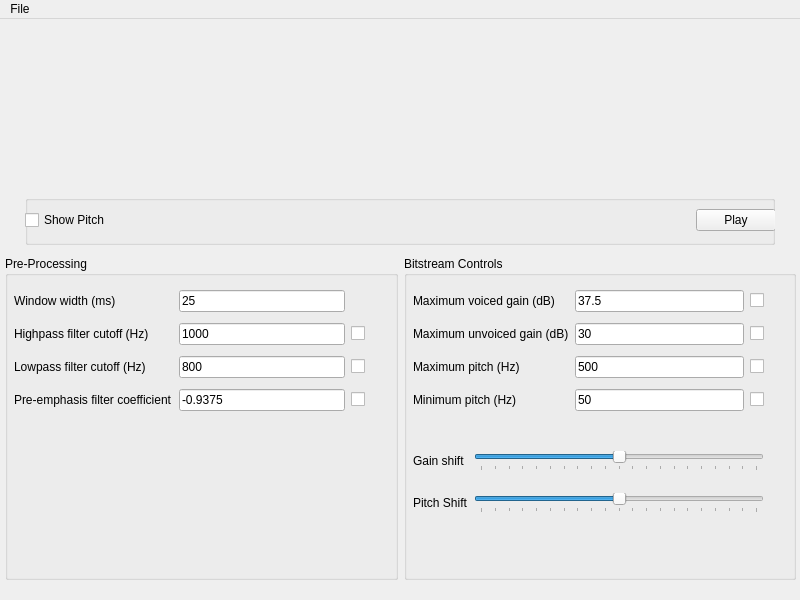
<?xml version="1.0" encoding="UTF-8"?>
<ui version="4.0">
 <class>MainWindow</class>
 <widget class="QMainWindow" name="MainWindow">
  <property name="geometry">
   <rect>
    <x>0</x>
    <y>0</y>
    <width>800</width>
    <height>600</height>
   </rect>
  </property>
  <property name="minimumSize">
   <size>
    <width>800</width>
    <height>600</height>
   </size>
  </property>
  <property name="maximumSize">
   <size>
    <width>800</width>
    <height>600</height>
   </size>
  </property>
  <property name="windowTitle">
   <string>MainWindow</string>
  </property>
  <widget class="QWidget" name="centralwidget">
   <widget class="QWidget" name="verticalLayoutWidget">
    <property name="geometry">
     <rect>
      <x>0</x>
      <y>0</y>
      <width>801</width>
      <height>571</height>
     </rect>
    </property>
    <layout class="QVBoxLayout" name="mainLayout">
     <item>
      <spacer name="verticalSpacer_4">
       <property name="orientation">
        <enum>Qt::Vertical</enum>
       </property>
       <property name="sizeType">
        <enum>QSizePolicy::Fixed</enum>
       </property>
       <property name="sizeHint" stdset="0">
        <size>
         <width>20</width>
         <height>10</height>
        </size>
       </property>
      </spacer>
     </item>
     <item>
      <layout class="QGridLayout" name="audioWaveformLayout">
       <item row="1" column="0">
        <widget class="QWidget" name="audioWaveform" native="true">
         <property name="sizePolicy">
          <sizepolicy hsizetype="Fixed" vsizetype="Fixed">
           <horstretch>0</horstretch>
           <verstretch>0</verstretch>
          </sizepolicy>
         </property>
         <property name="minimumSize">
          <size>
           <width>750</width>
           <height>150</height>
          </size>
         </property>
         <property name="maximumSize">
          <size>
           <width>750</width>
           <height>150</height>
          </size>
         </property>
         <property name="baseSize">
          <size>
           <width>750</width>
           <height>150</height>
          </size>
         </property>
        </widget>
       </item>
       <item row="2" column="0">
        <widget class="QGroupBox" name="AudioControlGroupBox">
         <property name="maximumSize">
          <size>
           <width>16777215</width>
           <height>50</height>
          </size>
         </property>
         <property name="title">
          <string/>
         </property>
         <property name="alignment">
          <set>Qt::AlignCenter</set>
         </property>
         <property name="flat">
          <bool>true</bool>
         </property>
         <widget class="QWidget" name="horizontalLayoutWidget">
          <property name="geometry">
           <rect>
            <x>0</x>
            <y>0</y>
            <width>751</width>
            <height>51</height>
           </rect>
          </property>
          <layout class="QHBoxLayout" name="audioControlLayout">
           <item>
            <widget class="QCheckBox" name="showPitchEnable">
             <property name="text">
              <string>Show Pitch</string>
             </property>
            </widget>
           </item>
           <item>
            <spacer name="horizontalSpacer_3">
             <property name="orientation">
              <enum>Qt::Horizontal</enum>
             </property>
             <property name="sizeHint" stdset="0">
              <size>
               <width>40</width>
               <height>20</height>
              </size>
             </property>
            </spacer>
           </item>
           <item>
            <widget class="QPushButton" name="playAudioButton">
             <property name="text">
              <string>Play</string>
             </property>
            </widget>
           </item>
          </layout>
         </widget>
        </widget>
       </item>
       <item row="0" column="0">
        <spacer name="verticalSpacer">
         <property name="orientation">
          <enum>Qt::Vertical</enum>
         </property>
         <property name="sizeType">
          <enum>QSizePolicy::Fixed</enum>
         </property>
         <property name="sizeHint" stdset="0">
          <size>
           <width>20</width>
           <height>10</height>
          </size>
         </property>
        </spacer>
       </item>
      </layout>
     </item>
     <item>
      <spacer name="verticalSpacer_3">
       <property name="orientation">
        <enum>Qt::Vertical</enum>
       </property>
       <property name="sizeType">
        <enum>QSizePolicy::Fixed</enum>
       </property>
       <property name="sizeHint" stdset="0">
        <size>
         <width>20</width>
         <height>5</height>
        </size>
       </property>
      </spacer>
     </item>
     <item>
      <layout class="QHBoxLayout" name="controlPanelLayout">
       <item>
        <spacer name="horizontalSpacer">
         <property name="orientation">
          <enum>Qt::Horizontal</enum>
         </property>
         <property name="sizeType">
          <enum>QSizePolicy::Maximum</enum>
         </property>
         <property name="sizeHint" stdset="0">
          <size>
           <width>5</width>
           <height>20</height>
          </size>
         </property>
        </spacer>
       </item>
       <item>
        <widget class="QGroupBox" name="preProcGroupBox">
         <property name="title">
          <string>Pre-Processing</string>
         </property>
         <widget class="QWidget" name="gridLayoutWidget">
          <property name="geometry">
           <rect>
            <x>9</x>
            <y>29</y>
            <width>351</width>
            <height>131</height>
           </rect>
          </property>
          <layout class="QGridLayout" name="preProcGrid">
           <item row="0" column="0">
            <widget class="QLabel" name="windowWidthLabel">
             <property name="text">
              <string>Window width (ms)</string>
             </property>
            </widget>
           </item>
           <item row="2" column="2">
            <widget class="QCheckBox" name="lpfEnable">
             <property name="text">
              <string/>
             </property>
            </widget>
           </item>
           <item row="1" column="2">
            <widget class="QCheckBox" name="hpfEnable">
             <property name="text">
              <string/>
             </property>
            </widget>
           </item>
           <item row="1" column="0">
            <widget class="QLabel" name="hpfLabel">
             <property name="text">
              <string>Highpass filter cutoff (Hz)</string>
             </property>
            </widget>
           </item>
           <item row="2" column="0">
            <widget class="QLabel" name="lpfLabel">
             <property name="text">
              <string>Lowpass filter cutoff (Hz)</string>
             </property>
            </widget>
           </item>
           <item row="0" column="1">
            <widget class="QLineEdit" name="windowWidthLine">
             <property name="text">
              <string>25</string>
             </property>
             <property name="clearButtonEnabled">
              <bool>false</bool>
             </property>
            </widget>
           </item>
           <item row="1" column="1">
            <widget class="QLineEdit" name="hpfLine">
             <property name="text">
              <string>1000</string>
             </property>
            </widget>
           </item>
           <item row="2" column="1">
            <widget class="QLineEdit" name="lpfLine">
             <property name="text">
              <string>800</string>
             </property>
            </widget>
           </item>
           <item row="3" column="0">
            <widget class="QLabel" name="preEmphLabel">
             <property name="text">
              <string>Pre-emphasis filter coefficient</string>
             </property>
            </widget>
           </item>
           <item row="3" column="1">
            <widget class="QLineEdit" name="preEmphLine">
             <property name="text">
              <string>-0.9375</string>
             </property>
            </widget>
           </item>
           <item row="3" column="2">
            <widget class="QCheckBox" name="preEmphEnable">
             <property name="text">
              <string/>
             </property>
            </widget>
           </item>
          </layout>
         </widget>
        </widget>
       </item>
       <item>
        <widget class="QGroupBox" name="bitstreamCtrlGroupBox">
         <property name="title">
          <string>Bitstream Controls</string>
         </property>
         <widget class="QWidget" name="gridLayoutWidget_2">
          <property name="geometry">
           <rect>
            <x>9</x>
            <y>29</y>
            <width>351</width>
            <height>131</height>
           </rect>
          </property>
          <layout class="QGridLayout" name="bitstreamCtrlGrid">
           <item row="0" column="1">
            <widget class="QLineEdit" name="maxVoicedGainLine">
             <property name="text">
              <string>37.5</string>
             </property>
            </widget>
           </item>
           <item row="1" column="1">
            <widget class="QLineEdit" name="maxUnvoicedGainLine">
             <property name="text">
              <string>30</string>
             </property>
            </widget>
           </item>
           <item row="2" column="1">
            <widget class="QLineEdit" name="maxPitchLine">
             <property name="text">
              <string>500</string>
             </property>
            </widget>
           </item>
           <item row="1" column="0">
            <widget class="QLabel" name="maxUnvoicedGainLabel">
             <property name="text">
              <string>Maximum unvoiced gain (dB)</string>
             </property>
            </widget>
           </item>
           <item row="0" column="2">
            <widget class="QCheckBox" name="maxVoicedGainEnable">
             <property name="text">
              <string/>
             </property>
            </widget>
           </item>
           <item row="3" column="2">
            <widget class="QCheckBox" name="minPitchEnable">
             <property name="text">
              <string/>
             </property>
            </widget>
           </item>
           <item row="3" column="0">
            <widget class="QLabel" name="minPitchLabel">
             <property name="text">
              <string>Minimum pitch (Hz)</string>
             </property>
            </widget>
           </item>
           <item row="1" column="2">
            <widget class="QCheckBox" name="maxUnvoicedGainEnable">
             <property name="text">
              <string/>
             </property>
            </widget>
           </item>
           <item row="3" column="1">
            <widget class="QLineEdit" name="minPitchLine">
             <property name="text">
              <string>50</string>
             </property>
            </widget>
           </item>
           <item row="0" column="0">
            <widget class="QLabel" name="maxVoicedGainLabel">
             <property name="text">
              <string>Maximum voiced gain (dB)</string>
             </property>
            </widget>
           </item>
           <item row="2" column="2">
            <widget class="QCheckBox" name="maxPitchEnable">
             <property name="text">
              <string/>
             </property>
            </widget>
           </item>
           <item row="2" column="0">
            <widget class="QLabel" name="maxPitchLabel">
             <property name="text">
              <string>Maximum pitch (Hz)</string>
             </property>
            </widget>
           </item>
          </layout>
         </widget>
         <widget class="QWidget" name="gridLayoutWidget_3">
          <property name="geometry">
           <rect>
            <x>9</x>
            <y>179</y>
            <width>351</width>
            <height>94</height>
           </rect>
          </property>
          <layout class="QGridLayout" name="adjustmentGrid">
           <item row="1" column="1">
            <widget class="QSlider" name="pitchShiftSlider">
             <property name="minimum">
              <number>-10</number>
             </property>
             <property name="maximum">
              <number>10</number>
             </property>
             <property name="pageStep">
              <number>1</number>
             </property>
             <property name="orientation">
              <enum>Qt::Horizontal</enum>
             </property>
             <property name="tickPosition">
              <enum>QSlider::TicksBelow</enum>
             </property>
            </widget>
           </item>
           <item row="0" column="0">
            <widget class="QLabel" name="label_9">
             <property name="text">
              <string>Gain shift</string>
             </property>
            </widget>
           </item>
           <item row="1" column="0">
            <widget class="QLabel" name="pitchShiftLabel">
             <property name="text">
              <string>Pitch Shift</string>
             </property>
            </widget>
           </item>
           <item row="0" column="1">
            <widget class="QSlider" name="gainShiftSlider">
             <property name="minimum">
              <number>-10</number>
             </property>
             <property name="maximum">
              <number>10</number>
             </property>
             <property name="pageStep">
              <number>1</number>
             </property>
             <property name="orientation">
              <enum>Qt::Horizontal</enum>
             </property>
             <property name="invertedAppearance">
              <bool>false</bool>
             </property>
             <property name="invertedControls">
              <bool>false</bool>
             </property>
             <property name="tickPosition">
              <enum>QSlider::TicksBelow</enum>
             </property>
            </widget>
           </item>
          </layout>
         </widget>
        </widget>
       </item>
       <item>
        <spacer name="horizontalSpacer_2">
         <property name="orientation">
          <enum>Qt::Horizontal</enum>
         </property>
         <property name="sizeType">
          <enum>QSizePolicy::Maximum</enum>
         </property>
         <property name="sizeHint" stdset="0">
          <size>
           <width>5</width>
           <height>20</height>
          </size>
         </property>
        </spacer>
       </item>
      </layout>
     </item>
     <item>
      <spacer name="verticalSpacer_2">
       <property name="orientation">
        <enum>Qt::Vertical</enum>
       </property>
       <property name="sizeType">
        <enum>QSizePolicy::Fixed</enum>
       </property>
       <property name="sizeHint" stdset="0">
        <size>
         <width>20</width>
         <height>10</height>
        </size>
       </property>
      </spacer>
     </item>
    </layout>
   </widget>
  </widget>
  <widget class="QMenuBar" name="menubar">
   <property name="geometry">
    <rect>
     <x>0</x>
     <y>0</y>
     <width>800</width>
     <height>22</height>
    </rect>
   </property>
   <widget class="QMenu" name="menuFile">
    <property name="title">
     <string>File</string>
    </property>
    <addaction name="actionOpen"/>
    <addaction name="actionSave"/>
   </widget>
   <addaction name="menuFile"/>
  </widget>
  <action name="actionOpen">
   <property name="text">
    <string>Open</string>
   </property>
   <property name="shortcut">
    <string>Ctrl+O</string>
   </property>
  </action>
  <action name="actionSave">
   <property name="text">
    <string>Save</string>
   </property>
   <property name="shortcut">
    <string>Ctrl+S</string>
   </property>
  </action>
 </widget>
 <resources/>
 <connections/>
</ui>
